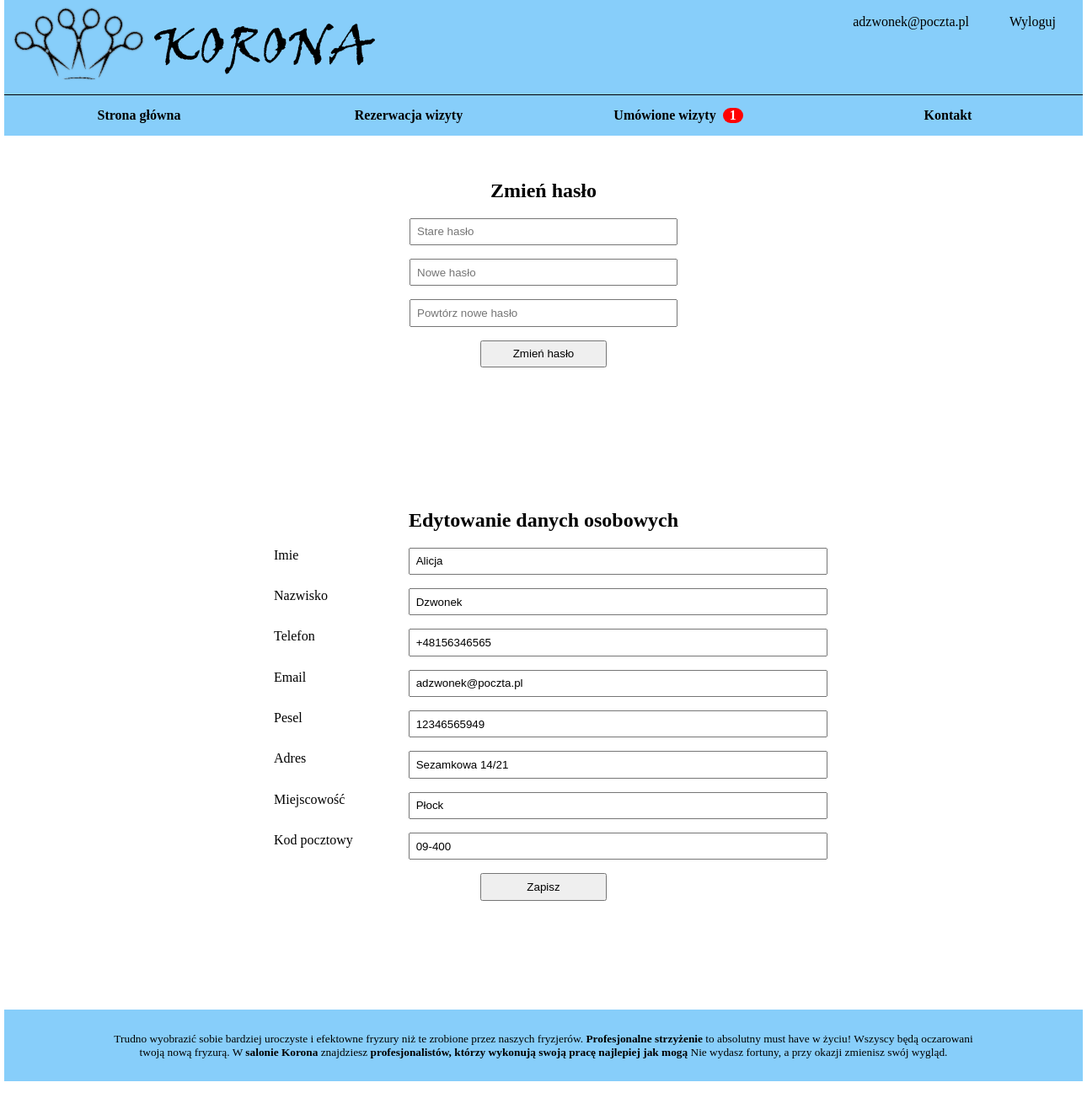
Screenshot of /profil.php (signed in) with the database file from the repository.
### tables this page shows
CREATE TABLE `uzytkownicy` (
  `ID` int(11) NOT NULL,
  `Imie` varchar(25) NOT NULL,
  `Nazwisko` varchar(50) NOT NULL,
  `Email` varchar(50) NOT NULL,
  `Haslo` varchar(25) DEFAULT NULL,
  `Telefon` varchar(12) NOT NULL,
  `Adres` varchar(50) DEFAULT NULL,
  `KodPocztowy` varchar(6) DEFAULT NULL,
  `Miejscowosc` varchar(60) DEFAULT NULL,
  `Pesel` varchar(11) DEFAULT NULL,
  `Rola` int(11) NOT NULL
);

### profil.php (the view, shortened to what this page needs)
<?php
    $servername = "localhost";
    $username = "root";
    $password = "";
    $conn = new mysqli($servername, $username, $password, "Fryzjer");
    $status = $_SESSION['status']??false;
    $email = $_SESSION['email']??null;
    $rola = $_SESSION['rola']??2;
    $query = mysqli_query($conn,"SELECT * FROM uzytkownicy WHERE Email = '$email'");
    $row=mysqli_fetch_row($query);
    $emailForm=$_POST["email"] ?? $row[3];
    $imie=$_POST["imie"] ?? $row[1];
    $nazwisko=$_POST["nazwisko"] ?? $row[2];
    $tel=$_POST["tel"] ?? $row[5];
    $pesel=$_POST["pesel"] ?? $row[9];
    $adres=$_POST["adres"] ?? $row[6];
    $kodPocztowy=$_POST["kodPocztowy"] ?? $row[7];
    $miejscowosc=$_POST["miejscowosc"] ?? $row[8];
?>
<!DOCTYPE html>
<html lang="en">
<head>
    <link rel="stylesheet" href="style.css">
</head>
<body onload='powiadomienie("komunikat")'>
    <div class="strona">
        <div class="banner">
            <div class="banner-logo">
                <a href="index.php"><img src="logo.png" alt="logo"/></a>
            </div>
            <section>
                <div class="banner-profile">
                    <?php if($status):?>
                        <div class="log">
                            <a href="logout.php">Wyloguj</a>
                        </div>
                        <div class="profil-email">
                            <a href="profil.php"><?php echo $email?></a>
                        </div>
                    <?php else:?>
                        <div class="log">
                            <a href="log.php">Zaloguj</a>
                        </div>
                    <?php endif;?>
                </div>
            </section>
        </div>
        <div class="nav">
            <ul>
                <a href="index.php"><li>Strona główna</li></a>
                <a <?php if($rola!=2){ echo "onclick=\"rezerwacja()\"";} else { echo "href=\"uslugi.php\"";} ?> ><li>Rezerwacja wizyty</li></a>
                <a href="wizyty.php"><li>Umówione wizyty &nbsp
                <?php
                    if($rola==1)
                    {
                        $querry = mysqli_query($conn,"SELECT Count(r.ID)FROM uzytkownicy u, rezerwacja r WHERE u.ID=r.Pracownik AND u.Email='$email' AND potwierdzona=0");
                        $row=mysqli_fetch_row($querry)[0];
                        if($row>9)
                        {
                            echo "<span class='notifications'> &nbsp 9+ &nbsp</span>";
                        }
                        elseif($row>0 && $row<=9)
                        {
                            echo "<span class='notifications'> &nbsp $row  &nbsp</span>";
                        }
                    }
                    echo "</li></a>";
                ?>
                <a href="kontakt.php"><li>Kontakt</li></a>
            </ul>
        </div>
        <div class="content">
            <div class="profil-main">
                <div class="edycjaProfilu">
                    <form action="profil.php" method="post">
                        <h2>Zmień hasło</h2>
                        <p class="logpanel"><input type="password" name="pass1" placeholder="Stare hasło" required ></p>
                        <p class="logpanel"><input type="password" name="pass2" placeholder="Nowe hasło" required ></p>
                        <p class="logpanel"><input type="password" name="pass3" placeholder="Powtórz nowe hasło" required ></p>
                        <p class="logpanel"><input type="submit" value="Zmień hasło"></p>
                    </form>
                </div>
                <div class="edycjaProfilu">
                    <form action="profil.php" method="post">
                        <h2>Edytowanie danych osobowych</h2>
                        <p class="logpanel"><div class="logpanel-co">Imie</div><div class="logpanel-input"><input type="text" name="imie" placeholder="Imie" value="<?php echo $imie;?>" required></div></p>
                        <p class="logpanel"><div class="logpanel-co">Nazwisko</div><div class="logpanel-input"><input type="text" name="nazwisko" placeholder="Nazwisko" value="<?php echo $nazwisko;?>" required></div></p>
                        <p class="logpanel"><div class="logpanel-co">Telefon</div><div class="logpanel-input"><input type="tel" name="tel" placeholder="Telefon" value="<?php echo $tel;?>" required></div></p>
                        <p class="logpanel"><div class="logpanel-co">Email</div><div class="logpanel-input"><input type="text" name="email" placeholder="Email" value="<?php echo $emailForm;?>" required></div></p>
                        <?php if($rola!=2):?>
                            <p class="logpanel"><div class="logpanel-co">Pesel</div><div class="logpanel-input"><input type="text" name="pesel" placeholder="Pesel" value="<?php echo $pesel;?>" required></div></p>
                            <p class="logpanel"><div class="logpanel-co">Adres</div><div class="logpanel-input"><input type="text" name="adres" placeholder="Adres" value="<?php echo $adres;?>" required></div></p>
                            <p class="logpanel"><div class="logpanel-co">Miejscowość</div><div class="logpanel-input"><input type="text" name="miejscowosc" placeholder="Miejscowosc" value="<?php echo $miejscowosc;?>" required></div></p>
                            <p class="logpanel"><div class="logpanel-co">Kod pocztowy</div><div class="logpanel-input"><input type="text" name="kodPocztowy" placeholder="Kod pocztowy XX-XXX" value="<?php echo $kodPocztowy;?>" required></div></p>
                        <?php endif;?>
                        <p class="logpanel"><input type="submit" value="Zapisz"></p>
                    </form>
                </div>
            </div>
        </div>
        <div class="stopka">
            <p>Trudno wyobrazić sobie bardziej uroczyste i efektowne fryzury niż te zrobione przez naszych fryzjerów.
                <strong>Profesjonalne strzyżenie</strong>
                to absolutny must have w życiu!
                <span> </span> Wszyscy będą oczarowani twoją nową fryzurą. W
                <span> </span><strong>salonie Korona</strong><span> </span>
                znajdziesz
                <strong>profesjonalistów, którzy wykonują swoją pracę najlepiej jak mogą</strong>
                Nie wydasz fortuny, a przy okazji zmienisz swój wygląd.
            </p>
        </div>
    </div>
</body>
</html>

### style.css (style rules this page uses)
a { text-decoration: none; color: black; cursor: pointer; }
.strona { width: 1280px; height: auto; margin-left: auto; margin-right: auto; margin-top: 0; }
.banner { max-width: 100%; height: 7em; background-color: lightskyblue; border-bottom:1px solid black; }
.banner-logo { float: left; }
.banner-profile { float: right; width: 50%; height: 3.2em; }
.profil-email { float: right; height: 100%; margin-right: 1em; cursor: pointer; }
.log { float: right; height: 100%; margin-right: 1em; cursor: pointer; }
.log a, .profil-email a { flex: 1; display: flex; align-items: center; justify-content: center; padding: 0 1em; height: 100%; border-radius: 0.5em; }
.nav { clear: both; }
.nav a { text-decoration: none; color: black; }
.nav ul { background-color: lightskyblue; width: 100%; height: 3em; padding: 0; margin: 0; font-weight: bolder; }
.nav li { float: left; list-style: none; width: 25%; display: flex; align-items: center; justify-content: center; height: 100%; }
.notifications { background-color: red; color: white; border-radius: 1em; }
.content { width: 100%; min-height: 700px; height: auto; background-color: white; display: flex; flex-wrap: wrap; }
.stopka { width: 100%; height: auto; clear: both; text-align: center; font-size: smaller; background-color: lightskyblue; }
.stopka p { width: 80%; padding: 2em; margin-left: auto; margin-right: auto; }
.logpanel-co { width: 25%; float: left; padding-bottom: 1em; }
.logpanel-input { width: 75%; float: left; padding-bottom: 1em; }
.logpanel-input input { width: 100%; padding: 0.5em; }
.profil-main { width: 100%; }
.edycjaProfilu { padding-top: 50px; padding-bottom: 100px; height: auto; width: 50%; margin-left: auto; margin-right: auto; }
.edycjaProfilu p:nth-child(4) { display: flex; justify-content: center; align-content: center; flex-wrap: wrap; }
.edycjaProfilu p input { padding: 0.5em; width: 300px; }
.edycjaProfilu p input[type=submit] { text-align: center; padding: 0.5em 1em; width: 150px; }
.edycjaProfilu h2 { padding: 0.1em; margin: 0; text-align: center; }
.edycjaProfilu form p { text-align: center; }

### rows the page displays
uzytkownicy: imie "Alicja", nazwisko "Dzwonek", tel "+48156346565", email "adzwonek@poczta.pl", pesel "12346565949", adres "Sezamkowa 14/21", miejscowosc "Płock", kodPocztowy "09-400"

### other values shown
$email "adzwonek@poczta.pl"
$row "1"
